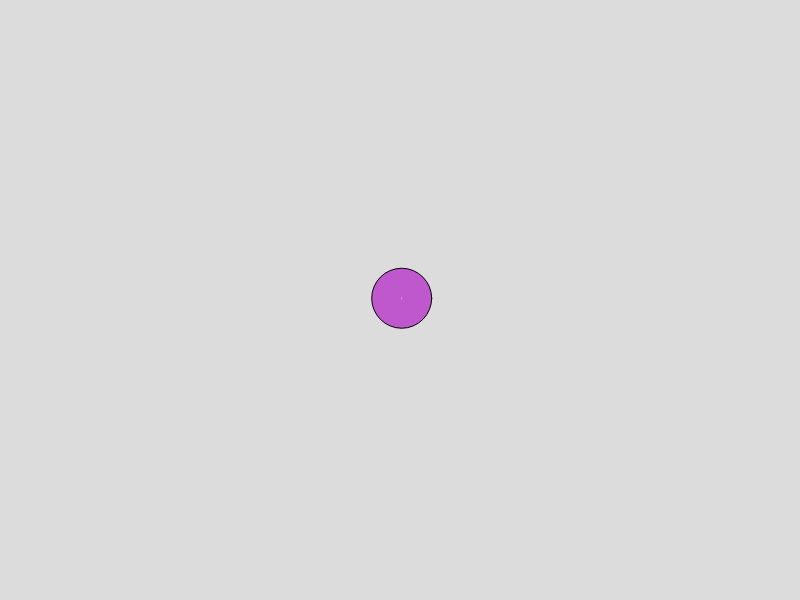
Frame 1 (no input)
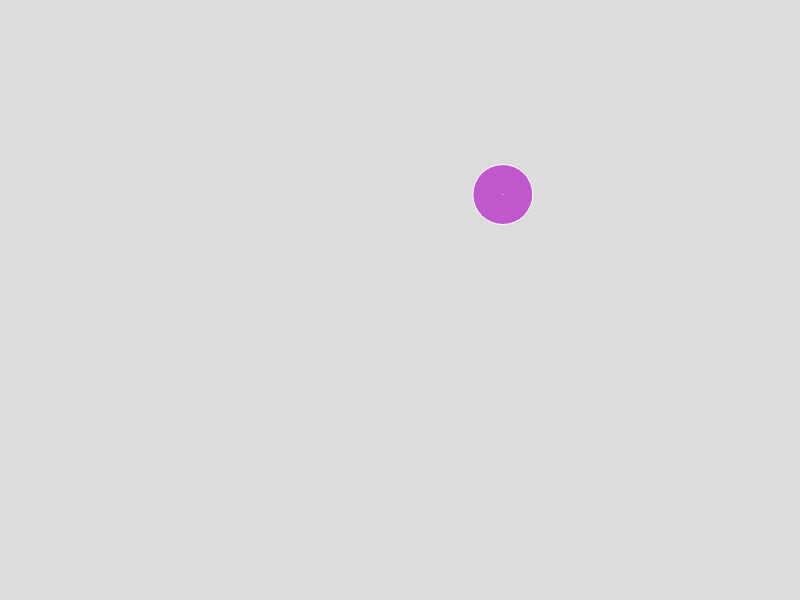
Frame 60 (no input)
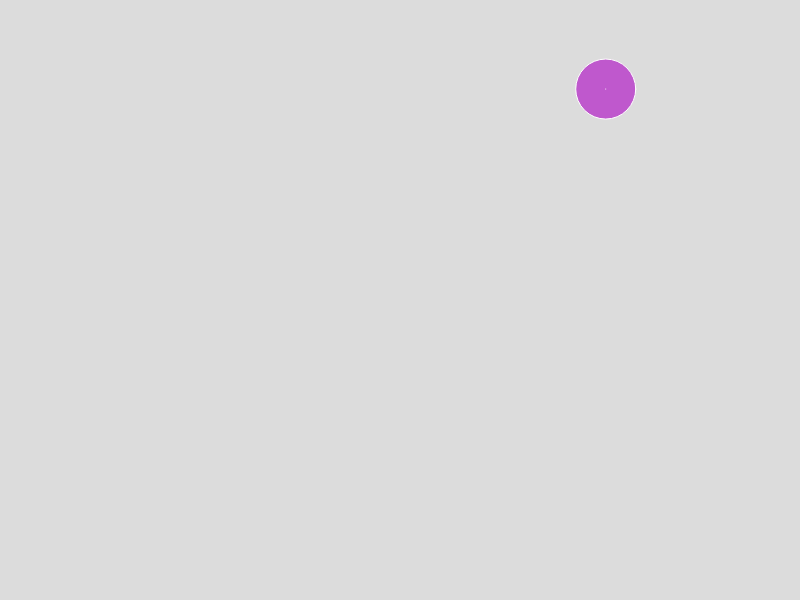
Frame 120 (the mouse pressed at the canvas centre since frame 60)

The p5.js sketch that drew these frames (run headless with seeded random() and noise() and a simulated clock; from frame 60 on, the mouse is pressed at the canvas centre):

// p5.js sketch
// ── sketch.js
let particles = []

function setup() {
    createCanvas(800, 600);

    particles.push(new Particle(width*0.5, height*0.5))
}

function draw() {
    background(220);

    particles.forEach ((p)=>{
        p.move()
        p.display()
        p.reachOut(particles)
    })


}

function mouseReleased(event){
    particles.push(new Particle(mouseX, mouseY))
}
// ── particle.js
class Particle {
    constructor (_x, _y){
        this. pos = createVector(_x, _y)
        this. size = 60
        this. velocity =createVector(random (-4, 4), random(-3, 3))
        this. clr = color(random (255), random (255), random (255))

        this.friendliness = random (70,250)
    }
    move(){
        this. pos.add(this.velocity)

        if (this. pos.x - this. size *0.5 <= 0){
            this.velocity.x *= -1
            this. pos.x = this.size*0.5
            
        }

        if (this. pos.x - this. size *0.5 >= width){
            this.velocity.x *= -1
            this. pos.x = width - this.size*0.5
        }



        if (this. pos.y- - this. size *0.5 <= 0 ){
            this.velocity.y *= -1
            this.pos.y = this.size*0.5
        }

        if (this.pos.y + this.size * 0.5 >= height) {
            this.velocity.y *= -1;
            this.pos.y = height - this.size * 0.5;
        }



     }

    display(){
        fill(this.clr)
        circle(this.pos.x, this.pos.y, this.size)

    }

    reachOut(_allparticles) {
_allparticles.forEach((p) => {
    if (this.pos.dist(p.pos) <= this.friendliness) {
      stroke(255);
      line(this.pos.x, this.pos.y, p.pos.x, p.pos.y);
    }
  });
  
}
}
